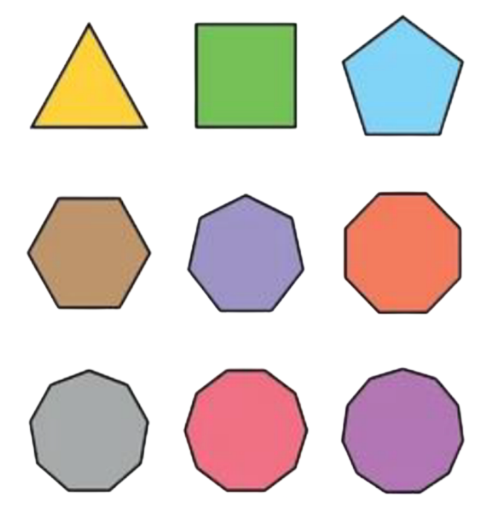
#> input picture Task1/shapes.png, 972 x 1026 px (shown at 1/2 size)
$ python main.py
#> lines starting #> are read from the running program, lines starting #| are printed output that depends on the picture; after the words box and inside, x2 and y2 are one past the last pixel; in counts of white or black regions, pixels touching at a corner belong together
import cv2

img = cv2.imread('shapes.png')
#> img is the input picture: shape (1026, 972, 3); mean B, G, R 208.8, 212, 221.9
# img = img.resize(img, (img.shape[1]*2, img.shape[0]*2))
grayImg = cv2.cvtColor(img, cv2.COLOR_BGR2GRAY)
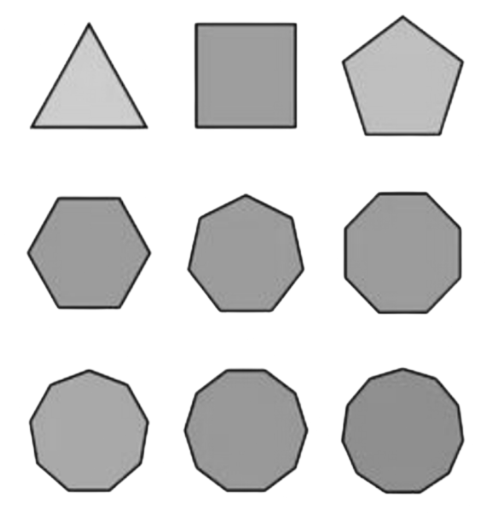
#> grayImg: shape (1026, 972) (shown at 1/2 size); min 10, max 255, mean 214.6
_, thresh = cv2.threshold(grayImg, 240, 255, cv2.THRESH_BINARY)
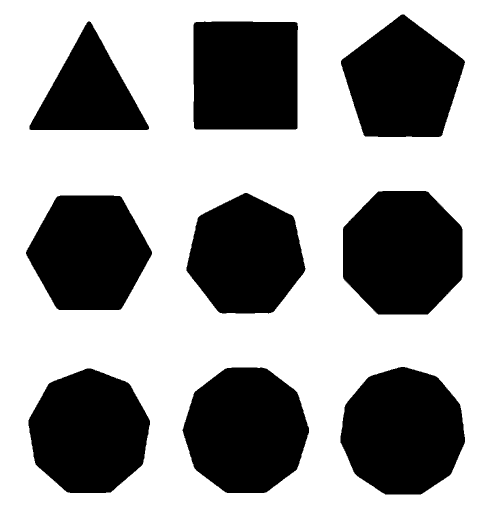
#> thresh: shape (1026, 972) (shown at 1/2 size); 60.5% white; 9 black regions
contours, _ = cv2.findContours(thresh, cv2.RETR_TREE, cv2.CHAIN_APPROX_SIMPLE)
#> contours = 10 contours; largest, box (x1, y1, x2, y2) and area: (0, 0, 972, 1026) 995275, (680, 733, 931, 990) 49586, (364, 734, 619, 987) 49426, (685, 381, 926, 630) 49145, (56, 736, 301, 987) 46637

for contour in contours:
    approx = cv2.approxPolyDP(contour, 0.01*cv2.arcLength(contour, True), True)
    cv2.drawContours(img, [contour], 0, (0,0,255), 5)
    pos_x = approx.ravel()[0]
    pos_y = approx.ravel()[1]-5
    b, g, r = img[pos_y+50, pos_x+10]
    b, g, r= int(b), int(g), int(r)
    shape = ''
    if len(approx)==3:
        shape = 'Triangle'
    elif len(approx)==4:
        shape = 'Quadrilateral'
    elif len(approx)==5:
        shape='Pentagon'
    elif len(approx)==6:
        shape='Hexagon'
    elif len(approx)==7:
        shape='Heptagon'
    elif len(approx)==8:
        shape='Octagon'
    elif len(approx)==9:
        shape='Nonagon'
    elif len(approx)==10:
        shape='Decagon'
    else:
        shape='Polygon'
    cv2.putText(img, shape, (pos_x,pos_y), cv2.FONT_HERSHEY_COMPLEX, 1, (b,g,r), 5)
#> this loop made 10 passes
#> (approx, pos_x, pos_y, b, g, r, shape) on passes 1, 8, 9: ([[0, 0], [0, 1025], [971, 1025], [971, 0]], 0, -5, 255, 255, 255, 'Quadrilateral'), ([[389, 44], [595, 46], [593, 258], [387, 255]], 389, 39, 106, 184, 131, 'Quadrilateral'), ([[176, 42], [296, 259], [58, 258]], 176, 37, 40, 201, 236, 'Triangle')
#> (pos_x, pos_y, b, g, r, shape) on passes 2 to 7: (173, 731, 171, 170, 166, 'Nonagon'), (454, 730, 134, 113, 240, 'Decagon'), (801, 728, 178, 118, 178, 'Polygon'), (114, 387, 112, 148, 188, 'Hexagon'), (489, 380, 206, 147, 158, 'Heptagon'), (756, 377, 88, 128, 234, 'Octagon')
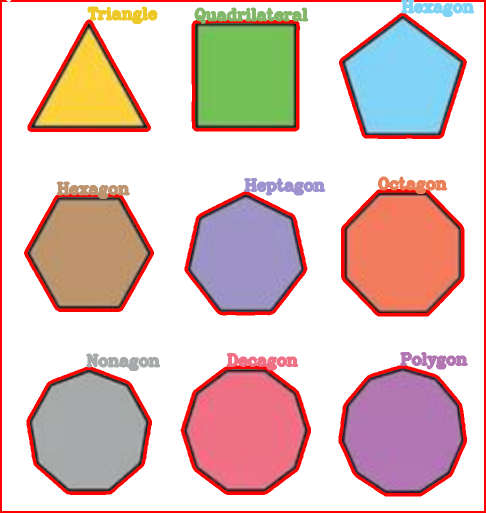
#> img: shape (1026, 972, 3) (shown at 1/2 size); 8.78% of pixels changed, all inside (x1, y1, x2, y2) = (0, 0, 972, 1026)

cv2.imshow('Shapes', img)
cv2.waitKey(0)
cv2.destroyAllWindows()

$ run again, with Task1/triangle.png copied over Task1/shapes.png
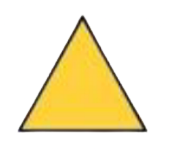
#> input picture Task1/triangle.png, 170 x 158 px
#> img is the input picture: shape (158, 170, 3); mean B, G, R 200.4, 235.1, 245.4
#> `_, thresh = cv2.threshold(grayImg, 240, 255, cv2.THRESH_BINARY)`:
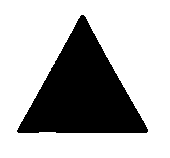
#> thresh: shape (158, 170); 70.2% white; 1 black region
#> contours = 2 contours; box (x1, y1, x2, y2) and area: (0, 0, 170, 158) 26533, (16, 14, 149, 134) 8195
#> the loop `for contour in contours:` made 2 passes
#> (approx, pos_x, pos_y, b, g, r, shape) on passes 1 to 2: ([[0, 0], [0, 157], [169, 157], [169, 0]], 0, -5, 255, 255, 255, 'Quadrilateral'), ([[81, 14], [146, 133], [16, 131]], 81, 9, 52, 207, 250, 'Triangle')
#> after the loop `for contour in contours:`:
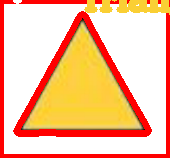
#> img: shape (158, 170, 3); mean B, G, R 153.6, 192.7, 250.5
